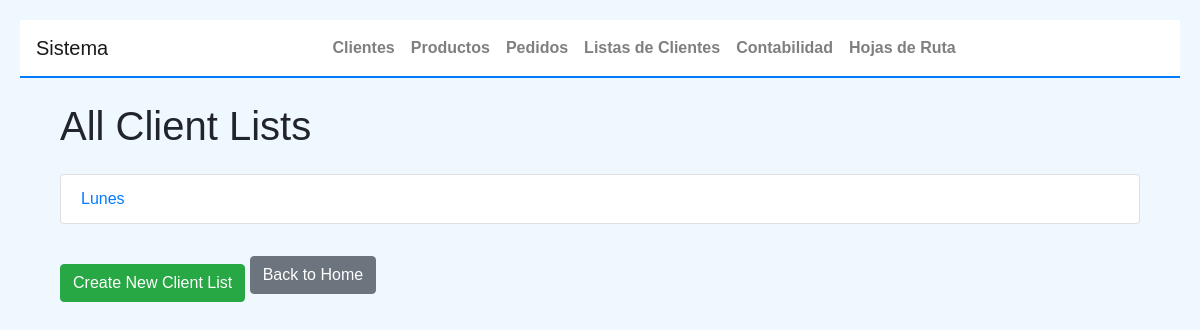
The app's page /client-lists, older data.
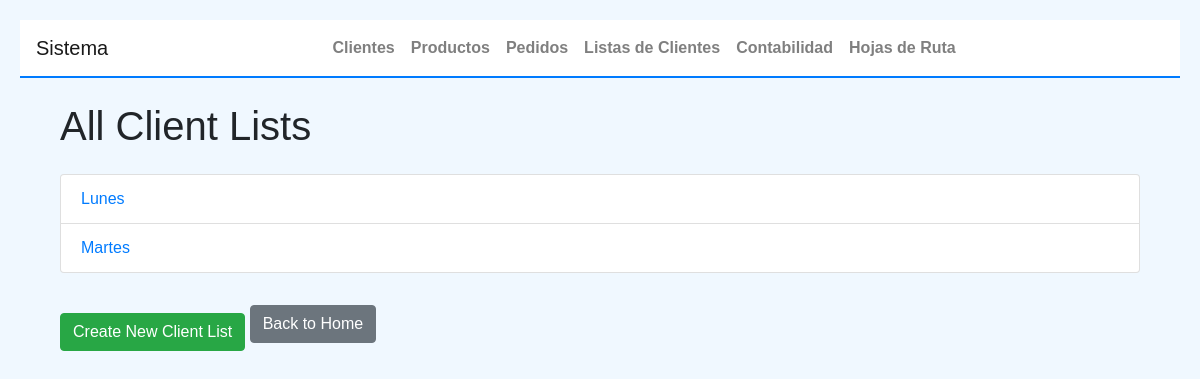
The same page, newer data.
### tables this page shows
CREATE TABLE "listas" (
	"id"	INTEGER,
	"nombre"	TEXT NOT NULL,
	PRIMARY KEY("id" AUTOINCREMENT)
);

### app2.py (the view)
@app.route('/client-lists', methods=['GET'])
def view_all_client_lists():
    client_lists = ClientesList.get_all()  # Fetch all client lists
    return render_template('client_lists.html', client_lists=client_lists)

### app2.py (called while the page is built)
@app.teardown_appcontext
def close_db_connection(exception):
    db = g.pop('db', None)
    if db is not None:
        db.close()

### objetos2.py (called while the page is built)
    @staticmethod
    def get_db_connection():
        try:
            conn = sqlite3.connect(DATABASE)
            conn.row_factory = sqlite3.Row
            return conn
        except sqlite3.Error as e:
            print(f"Error connecting to the database: {e}")
            raise

    @staticmethod
    def close_connection(conn):
        if conn:
            try:
                conn.close()
            except sqlite3.Error as e:
                print(f"Error closing the database connection: {e}")

    @staticmethod
    def get_all():
        conn = ClientesList.get_db_connection()
        try:
            cursor = conn.cursor()
            rows = cursor.execute('SELECT * FROM listas').fetchall()
            return [ClientesList(row['nombre'], row['id']) for row in rows]
        except sqlite3.Error as e:
            print(f"Error retrieving client lists: {e}")
        finally:
            ClientesList.close_connection(conn)
        return []

### templates/client_lists.html (shortened to what this page needs)
{% extends "base.html" %}
{% block content %}
<div class="container mt-4">
    <h1 class="mb-4">All Client Lists</h1>
    <ul class="list-group mb-4">
        {% for list in client_lists %}
        <li class="list-group-item">
            <a href="{{ url_for('view_client_list', lista_id=list.id) }}">{{ list.nombre }}</a>
        </li>
        {% endfor %}
    </ul>
<a href="{{ url_for('nuevo_lista') }}" class="btn btn-success mt-3">Create New Client List</a>
    <a href="{{ url_for('index') }}" class="btn btn-secondary">Back to Home</a>
</div>
{% endblock %}

Row changes from the older to the newer data that the page shows:
added listas: nombre "Martes"
